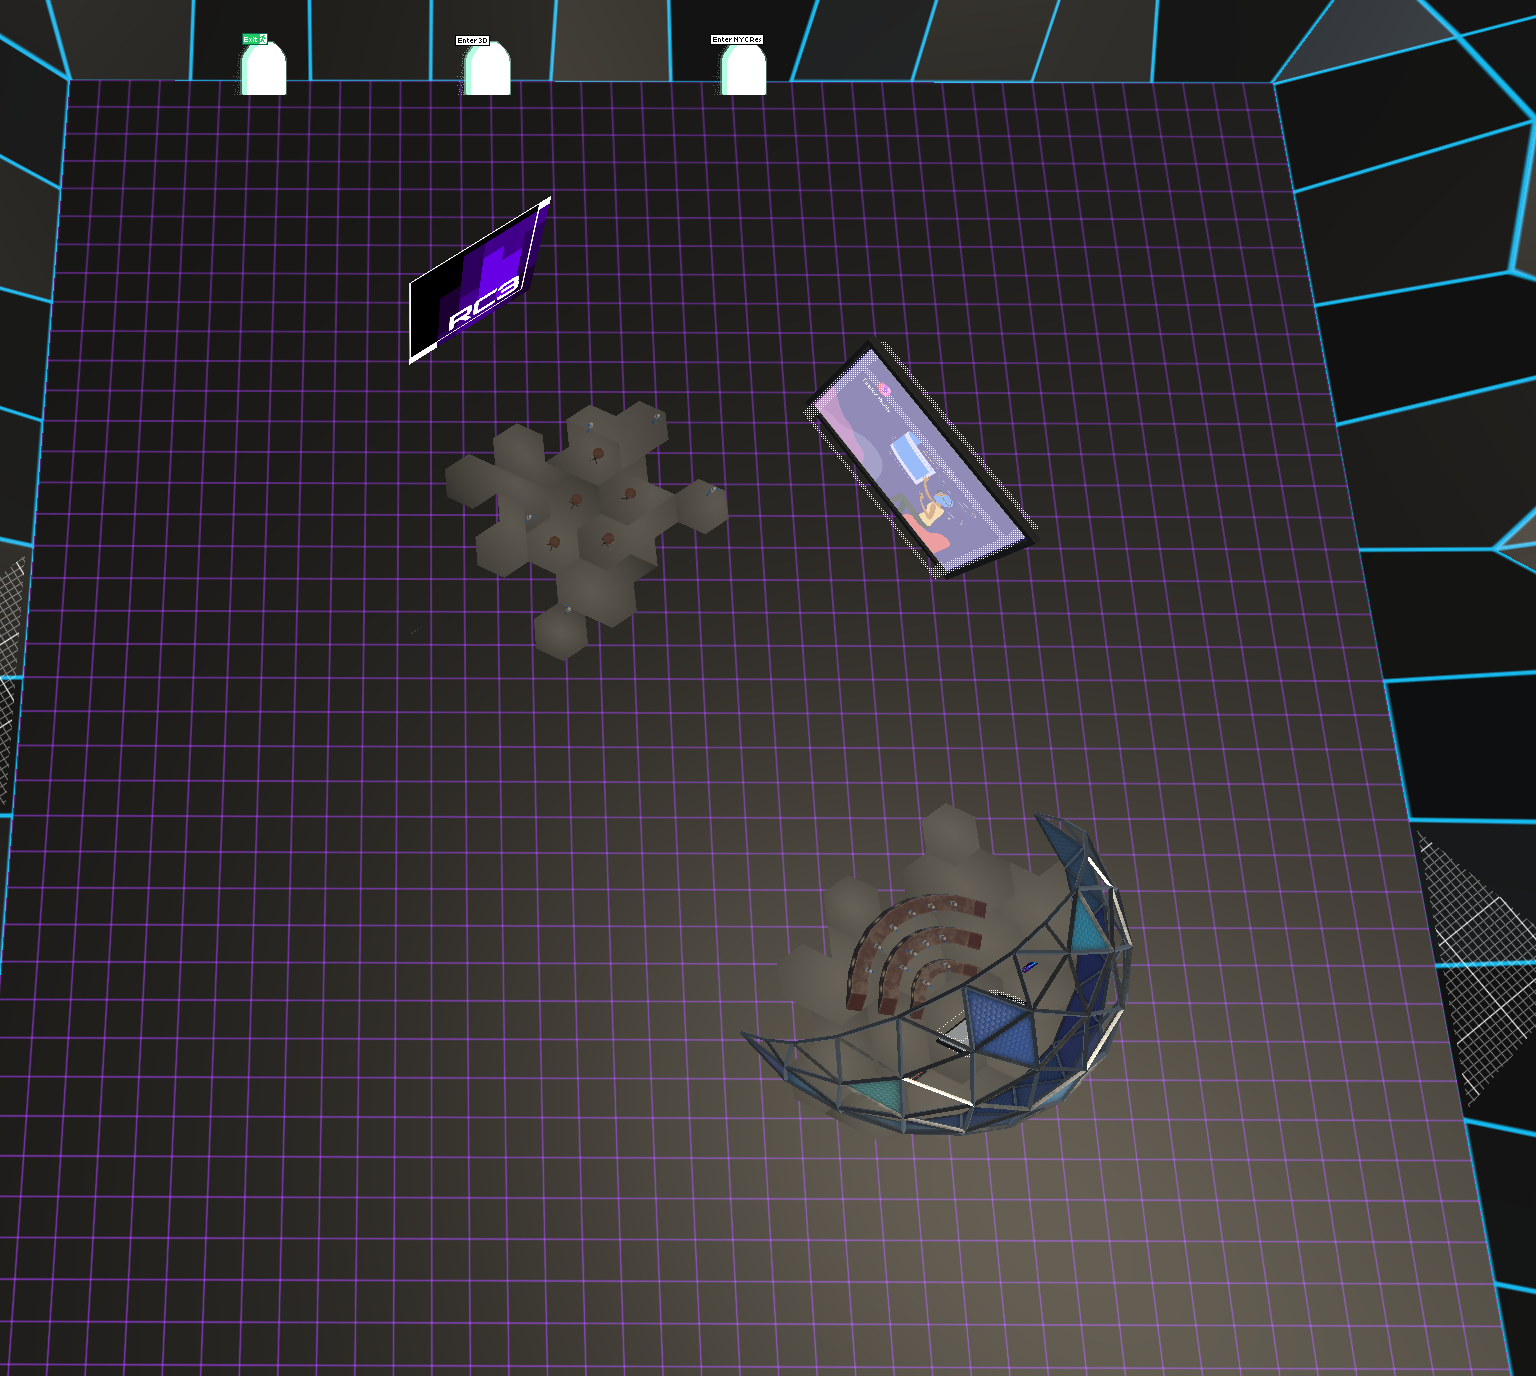

This is a level from a 2D game, rendered from its Tiled map with the project's own tilesets. A one-line summary and the map file follow, with tile-layer data summarised:
An orthogonal 48x43 tile map with 32x32 px tiles, 5 tile layers (start, floor, exitToRC3, exitToHubs, ...), 5 tilesets.

<map version="1.4" tiledversion="1.4.1" orientation="orthogonal" renderorder="right-down" width="48" height="43" tilewidth="32" tileheight="32" infinite="0" nextlayerid="8" nextobjectid="1">
 <editorsettings>
  <export target="main.json" format="json" />
 </editorsettings>
 <tileset firstgid="1" name="hubs top down" tilewidth="32" tileheight="32" tilecount="2064" columns="48">
  <image source="tiles/hubs top down.png" width="1555" height="1384" />
 </tileset>
 <tileset firstgid="2065" name="rc3-mullana-functionary" tilewidth="32" tileheight="32" tilecount="256" columns="16">
  <image source="tiles/rc3-mullana-functionary.png" width="512" height="512" />
 </tileset>
 <tileset firstgid="2321" name="mapUtilities" tilewidth="32" tileheight="32" tilecount="9" columns="9">
  <image source="tiles/mapUtilities.png" width="288" height="32" />
 </tileset>
 <tileset firstgid="2330" name="door to hubs" tilewidth="32" tileheight="32" tilecount="4" columns="2">
  <image source="tiles/door to hubs.png" width="64" height="64" />
 </tileset>
 <tileset firstgid="2334" name="door to nycr" tilewidth="32" tileheight="32" tilecount="4" columns="2">
  <image source="tiles/door to nycr.png" width="64" height="64" />
 </tileset>
 <layer id="4" name="start" width="48" height="43">
  <data>[2064 cells, 29 non-empty, 1 distinct tile ids]</data>
 </layer>
 <layer id="1" name="floor" width="48" height="43">
  <data>[2064 cells, 2064 non-empty, 2064 distinct tile ids]</data>
 </layer>
 <layer id="5" name="exitToRC3" width="48" height="43">
  <properties>
   <property name="exitUrl" value="{&lt;lobby&gt;/maps/software.json#start_mozilla-hubs}" />
  </properties>
  <data>[2064 cells, 4 non-empty, 4 distinct tile ids]</data>
 </layer>
 <layer id="6" name="exitToHubs" width="48" height="43">
  <properties>
   <property name="openWebsite" value="https://hubs.mozilla.com/PujKAkn" />
  </properties>
  <data>[2064 cells, 4 non-empty, 4 distinct tile ids]</data>
 </layer>
 <layer id="7" name="exitToNYCR" width="48" height="43">
  <properties>
   <property name="openWebsite" value="https://hackerspace.zone/QfYsW4T/elated-stylish-huddle" />
  </properties>
  <data>[2064 cells, 8 non-empty, 8 distinct tile ids]</data>
 </layer>
 <objectgroup id="3" name="floorLayer" />
</map>
